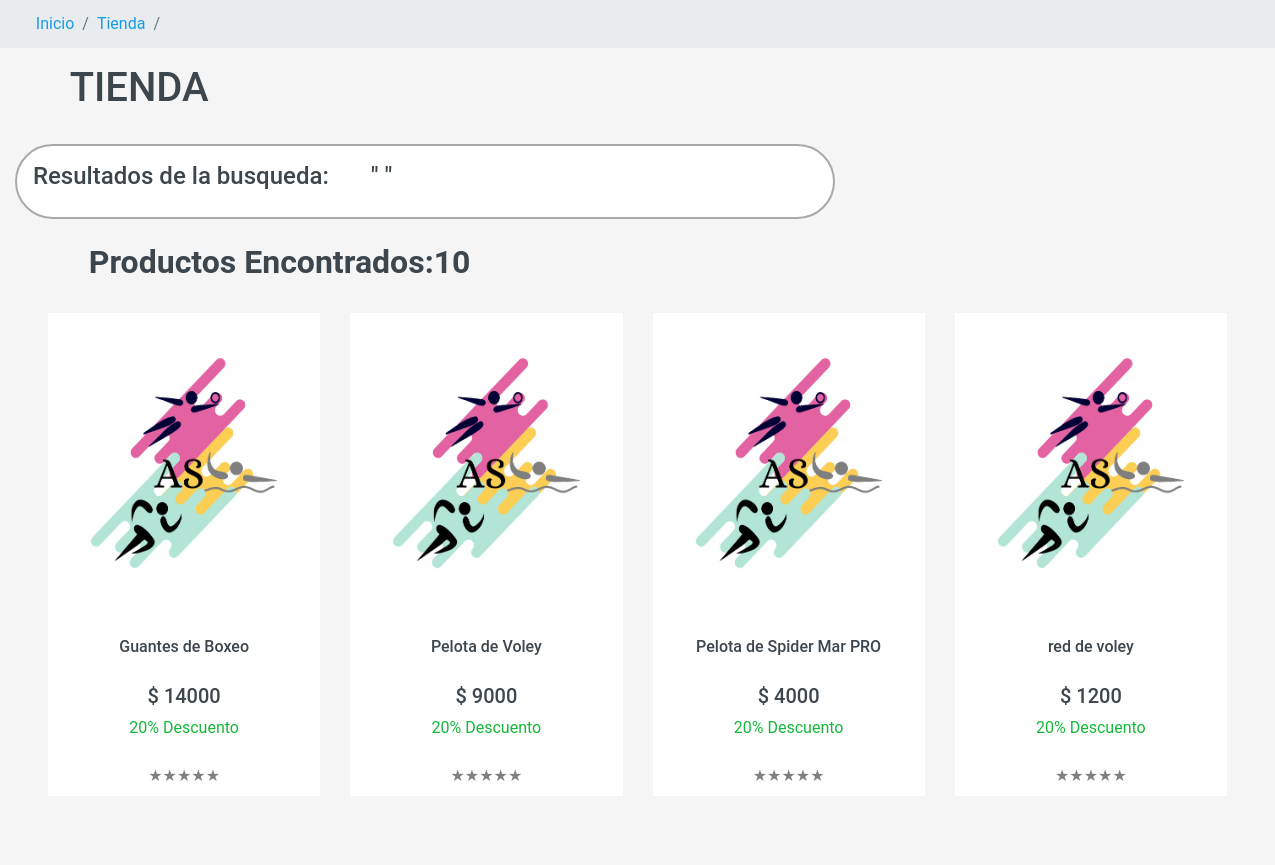
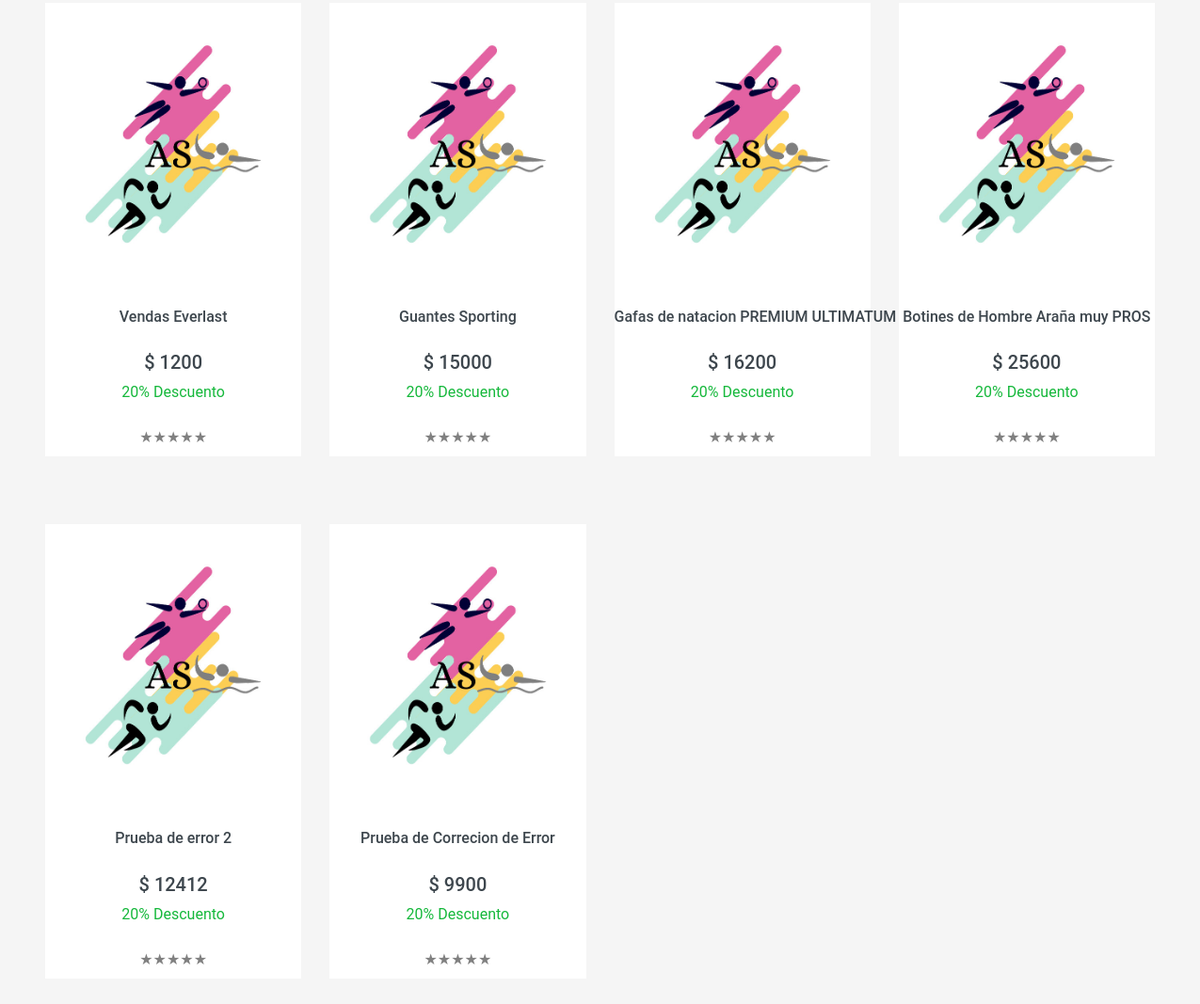
Page /seeker.php on the committed database (2 pictures, top to bottom).
### tables this page shows
CREATE TABLE `productos` (
  `id` int(100) UNSIGNED NOT NULL,
  `nombre_prod` varchar(150) NOT NULL,
  `descripcion` varchar(250) NOT NULL,
  `texto` text NOT NULL,
  `id_deporte` int(100) NOT NULL,
  `precio` int(100) NOT NULL,
  `fecha_alta` datetime NOT NULL,
  `id_usuario` int(100) NOT NULL,
  `imagen` mediumblob NOT NULL,
  `descuento` int(11) DEFAULT NULL,
  `cantidad` int(255) NOT NULL
);

### seeker.php (the view, shortened to what this page needs)
<?php
$busqueda = $_POST['busqueda'];
if ($busqueda <> '  ') {
    $trozos = explode(" ", $busqueda);
    $numero = count($trozos);
    if ($numero == 1) {
        $cadbusca = "SELECT id, nombre_prod, imagen, precio FROM productos WHERE nombre_prod LIKE '$busqueda%' ";
    } else if ($busqueda == '') {
        $cadbusca = "SELECT id,nombre_prod,imagen,precio FROM `productos` WHERE 1;";
    } else if ($busqueda == ' ') {
        $cadbusca = "SELECT id,nombre_prod,imagen,precio FROM `productos` WHERE 1;";
    }
    $result = mysqli_query($conn, $cadbusca);
    $row = mysqli_fetch_all($result, MYSQLI_ASSOC);
    ?>
    <link href="css/style.css" rel="stylesheet">
    <link rel="stylesheet" href="css/shop.css">
    <nav aria-label="breadcrumb">
        <ol class="breadcrumb">
            &nbsp;&nbsp;&nbsp;&nbsp;&nbsp;<li class="breadcrumb-item"><a href="index.php" class="link-info"
                    style="text-decoration: none;">Inicio</a>
            </li>
            <li class="breadcrumb-item active" href="shop.php" aria-current="page"><a class="link-dark"
                    style="text-decoration: none;">Tienda</a></li>
            <li class="breadcrumb-item active" href="shop.php" aria-current="page"></li>
        </ol>
    </nav>
    <div class="rov">
        <div align="baseline">
            <h1 align="left">&nbsp;&nbsp;&nbsp;&nbsp;&nbsp;&nbsp;&nbsp;TIENDA</h1><br>
        </div>
        <div class="col-lg-8">
            <div class="modal-content" style="border:2px solid darkgrey; border-radius: 100px; height:75px;">
                <div class="modal-header border-0">
                    <h4>Resultados de la busqueda: &nbsp;&nbsp;&nbsp;&nbsp;&nbsp;&nbsp;"
                        <?php echo $busqueda; ?>"
                    </h4>
                </div>
            </div>
        </div>
        <br>
        <div class="row px-xl-5">
            <?php $x = 0;
            foreach ($row as $rowss) {
                $x++;
            }
            echo "<h2>&nbsp;&nbsp;&nbsp;&nbsp;&nbsp;&nbsp;&nbsp;Productos Encontrados:", $x, " </h2><br>"; ?>
            </div>
            <br>
            <div class="row px-xl-5">
        <?php foreach ($row as $nuevos) { ?>
            <div class="col-lg-3 col-md-4 col-sm-6 pb-5">
                <div class="product-item bg-light mb-4">
                    <div class="product-img position-relative overflow-hidden">
                        <?php
                        if (file_exists('img/productos/' . $nuevos['id'] . '/principal.jpg')) { ?>
                            <img class="img-fluid" style="width: 400px; height:300px"
                                src="img/productos/<?php echo $nuevos['id']; ?>/principal.jpg">
                            <?php
                        } ?>
                        <div class="product-action">
                        </div>
                    </div>
                    <div class="text-center py-4">
                        <a class="h6 text-decoration-none text-truncate" href="products_read_more.php?id=<?php echo $nuevos['id']?>">
                            <?php echo $nuevos['nombre_prod'] ?>
                            <div align="center" &nbsp;&nbsp;>
                                    </div>
                        </a>
                        <div class="d-flex align-items-center justify-content-center mt-2">
                            <h5>$
                                <?php echo $nuevos['precio'] ?>
                            </h5>
                        </div>
                        <div align="center">
                            <FONT COLOR="#15b83b">20% Descuento</FONT>
                        </div>
                    </div>
                    <div align="center">
                        <form>
                            <p class="clasificacion">
    <label for="radio1">★</label><label for="radio2">★</label><label for="radio3">★</label><label for="radio4">★</label><label for="radio5">★</label>
                            </p>
                        </form>
                    </div>
                </div>
            </div>
        <?php } ?>
    </div>
<?php }
?>
    </div>

### css/shop.css (style rules this page uses)
label { color: grey; }
.clasificacion { direction: rtl; unicode-bidi: bidi-override; }

### rows in the picture
productos: nombre_prod "Guantes de Boxeo", precio "14000"
productos: nombre_prod "Pelota de Voley", precio "9000"
productos: nombre_prod "Pelota de Spider Mar PRO", precio "4000"
productos: nombre_prod "red de voley", precio "1200"
productos: nombre_prod "Vendas Everlast", precio "1200"
productos: nombre_prod "Guantes Sporting", precio "15000"
productos: nombre_prod "Gafas de natacion PREMIUM ULTIMATUM", precio "16200"
productos: nombre_prod "Botines de Hombre Araña muy PROS", precio "25600"
productos: nombre_prod "Prueba de error 2", precio "12412"
productos: nombre_prod "Prueba de Correcion de Error", precio "9900"

### other values in the picture
$x "10"
